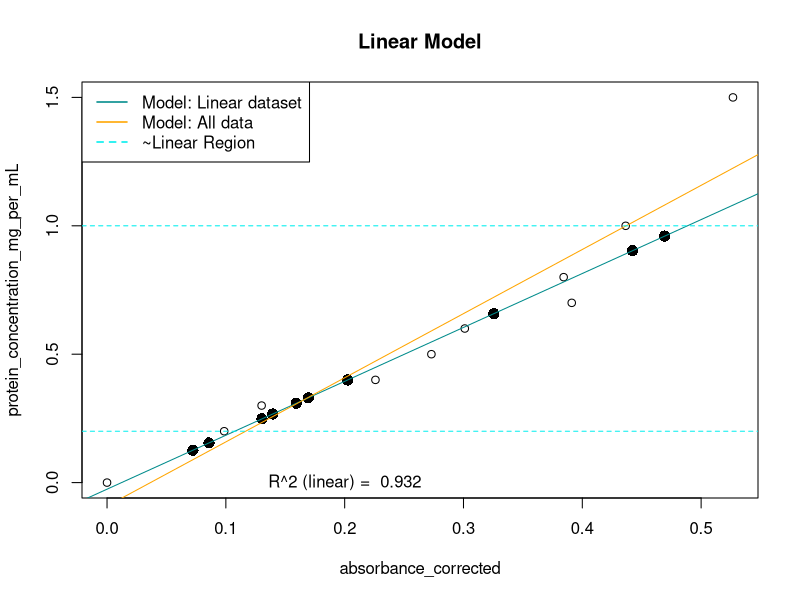
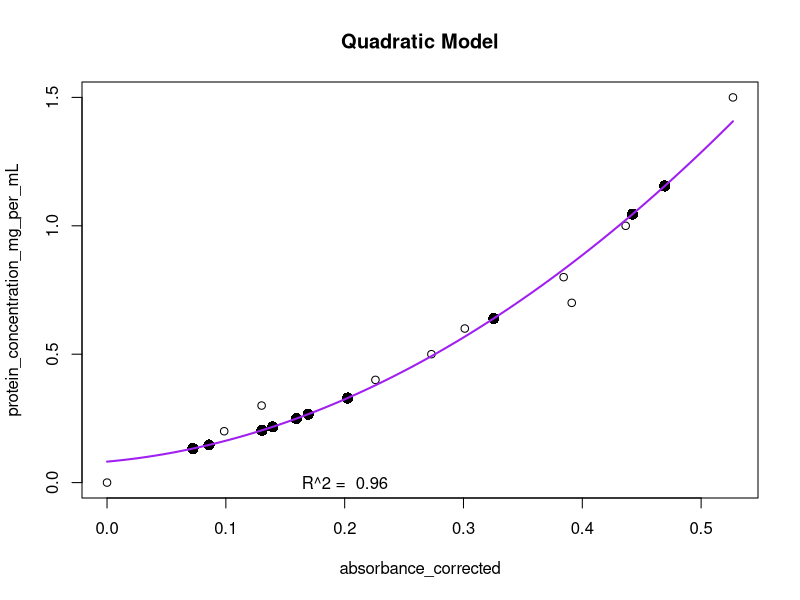
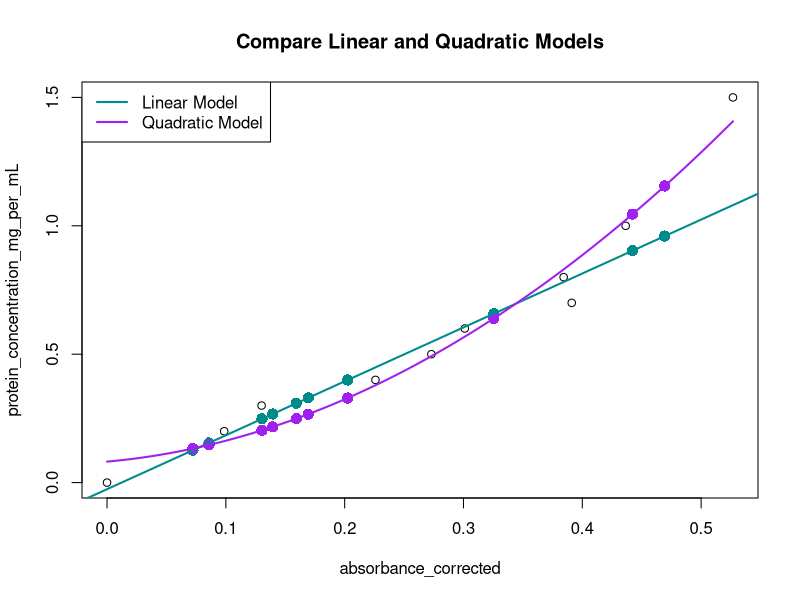

Here is the R script that generated these plots, in order: (Note: this script raises an error after producing the figures.)
### Bradford assay ###
library(readxl)
library(knitr)
library(dplyr)

###### Load palettes and data ######
# UPDATE working directory and data files. Knit/run the rest.
setwd("/Users")
dat <- read_excel("example/example_samples_Bradford.xlsx", sheet = "standards")
samples_full <- read_excel("example/example_samples_Bradford.xlsx", sheet = "samples")
# Make concise & exclude multiplication information until the end
samples <- samples_full %>%
  select(sample, absorbance_corrected)

##### first: LINEAR regression #####
linear_model_whole <- lm(protein_concentration_mg_per_mL ~ absorbance_corrected, data = dat)

#linear model should only be from absorbance range 0.2 to 1.0
linear_model <- lm(protein_concentration_mg_per_mL ~ absorbance_corrected, data = subset(dat, protein_concentration_mg_per_mL >= 0.2 & protein_concentration_mg_per_mL <= 1.0))
linear_model
summary(linear_model)

# save equation variables
# y = mx + b
b <- coef(linear_model)[1]
m <- coef(linear_model)[2]
R2adj_linear <- summary(linear_model)$adj.r.squared

# linear function
predict_y <- function(x) {
  y <- m * x + b
  return(y)
}

## CALCULATION
(linear_predicted_y <- predict_y(samples$absorbance_corrected))

#save data frame
df_predicted_l <- cbind(samples, linear_predicted_y)
colnames(df_predicted_l)[2:3] <- c("absorbance_corrected", "protein_concentration_mg_per_mL")

print(paste("Model: y = ", round(m, digits=3), "*x +", round(b, digits=3)))

# Basic plot in Base R
plot(protein_concentration_mg_per_mL ~ absorbance_corrected, data = dat)
points(df_predicted_l[,2], df_predicted_l[,3], col = "black", pch = 16, cex = 1.5)
abline(linear_model, col = "cyan4")
abline(linear_model_whole, col = "orange")
abline(h = 0.2, col = "cyan2", lty = 2)
abline(h = 1, col = "cyan2", lty = 2)
title("Linear Model")
text(0.2,0, labels = paste("R^2 (linear) = ", round(R2adj_linear, digits = 3)))
legend("topleft", legend = c("Model: Linear dataset", "Model: All data", "~Linear Region"),
       col = c("cyan4", "orange", "cyan2"), lwd = 1.5, lty = c(1,1,2))


##### second: quadratic regression #####
quad_model <- lm(protein_concentration_mg_per_mL ~ absorbance_corrected + I(absorbance_corrected^2), data = dat)
quad_model
summary(quad_model)

# save equation variables
# y = ax2 + bx + c
c <- coef(quad_model)[1]
b <- coef(quad_model)[2]
a <- coef(quad_model)[3]

R2adj_quad <- summary(quad_model)$adj.r.squared

# linear function
quad_predict_y <- function(x) {
  y <- a * x^2 + b * x + c
  return(y)
}

#for plot
quad_fun <- function(x) {
  a * x^2 + b * x + c
}

## CALCULATION
(quad_predicted_y <- quad_predict_y(samples$absorbance_corrected))

#save data frame
df_predicted_q <- cbind(samples, quad_predicted_y)
colnames(df_predicted_q)[2:3] <- c("absorbance_corrected", "protein_concentration_mg_per_mL")

print(paste("Model: y = ", round(a, digits = 3), "*x^2 +", round(b, digits =3), "*x +", round(c, digits=3)))

# Basic plot in Base R
plot(protein_concentration_mg_per_mL ~ absorbance_corrected, data = dat)
points(df_predicted_q[,2], df_predicted_q[,3], col = "black", pch = 16, cex = 1.5)
curve(quad_fun, from = min(dat$absorbance_corrected), to = max(dat$absorbance_corrected), col = "purple", lwd = 2, add = TRUE)
title("Quadratic Model")
text(0.2,0, labels = paste("R^2 = ", round(R2adj_quad, digits = 3)))

##### Finally - compare models #####
plot(protein_concentration_mg_per_mL ~ absorbance_corrected, data = dat)
points(df_predicted_l[,2], df_predicted_l[,3], col = "cyan4", pch = 16, cex = 1.5)
points(df_predicted_q[,2], df_predicted_q[,3], col = "purple", pch = 16, cex = 1.5)
abline(linear_model, col = "cyan4", lwd = 2)
curve(quad_fun, from = min(dat$absorbance_corrected), to = max(dat$absorbance_corrected), col = "purple", lwd = 2, add = TRUE)
title("Compare Linear and Quadratic Models")
legend("topleft", legend = c("Linear Model", "Quadratic Model"),
       col = c("cyan4", "purple"), lwd = 2)

# print summary
# print sample, linear-predicted value, quadratic-predicted value, and R2 from both equations
summary <- cbind(samples_full, df_predicted_l[,3], df_predicted_q[,3])
summary$linear_prediction <- summary$multiplication_factor*summary$`df_predicted_l[, 3]`
summary$quadratic_prediction <- summary$multiplication_factor*summary$`df_predicted_q[, 3]`

table_summary <- summary[,c(1,8,9)]
table_summary[,2] <- round(table_summary[,2], digits = 2)
table_summary[,3] <- round(table_summary[,3], digits = 2)

kable(table_summary, caption = "Protein concentration (mg/mL)")
print(paste("Linear Model R2 adjusted =", round(R2adj_linear, digits = 3)))
print(paste("Quadratic Model R2 adjusted =", round(R2adj_quad, digits = 3)))

# save as markdown
knitr::spin("Bradford_analysis.R", knit = FALSE)



